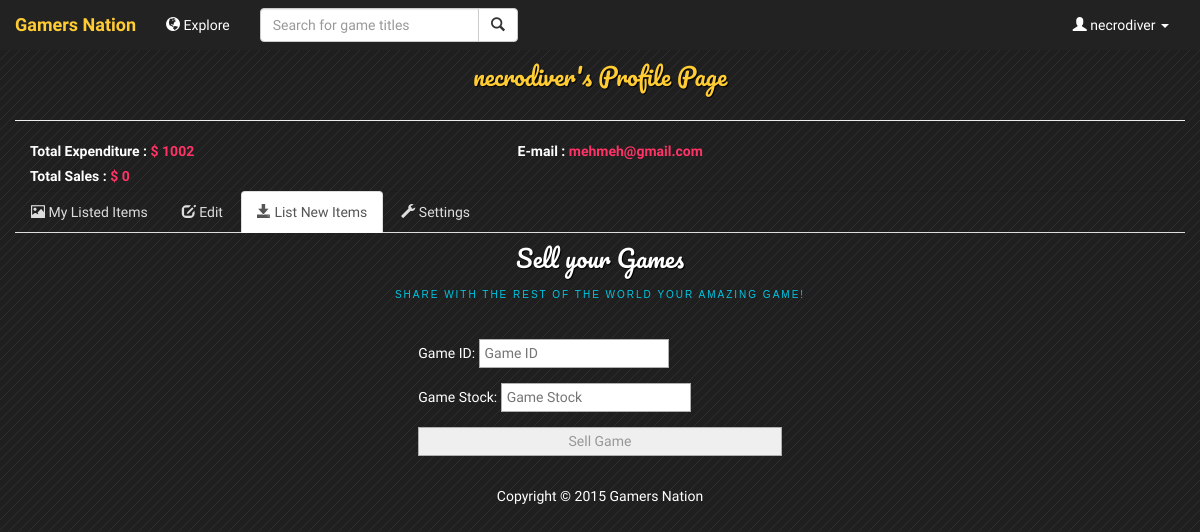
Screenshot of /userupload.php (signed in) with the database file from the repository.
### tables this page shows
CREATE TABLE `user` (
  `UserID` varchar(255) NOT NULL,
  `Hashed_Password` varchar(255) DEFAULT NULL,
  `Email` varchar(255) DEFAULT NULL,
  `Salt` varchar(255) DEFAULT NULL
);

CREATE TABLE `supplier` (
  `UserID` varchar(255) NOT NULL DEFAULT '',
  `Total_Sales` float DEFAULT NULL
);

CREATE TABLE `buyer` (
  `UserID` varchar(255) NOT NULL DEFAULT '',
  `Total_Expenditure` float DEFAULT NULL
);

### include/userdetail.inc.php (the view, shortened to what this page needs)
<?php
$username = $_SESSION['username'];
$email = "";
$sql = "SELECT * FROM user U, supplier S, buyer B
			WHERE U.UserID = S.UserID
			AND U.UserID = B.UserID
			AND U.UserID=\"" . $username . "\"";
if ($result = mysqli_query($connection, $sql))
{
    while ($row = mysqli_fetch_assoc($result))
	{
        $email = $row['Email'];
		$totalSales = $row['Total_Sales'];
		$totalExpenditure = $row['Total_Expenditure'];
    }
}
?>
<div class="page-header" style="margin-top: 4em;">
    <h1 style="color: #ffcc33;"><?php echo $username ?>'s Profile Page</h1>
</div>
<?php
if ((!empty($name)) || (!empty($email)) || (!empty($webpage)) || (!empty($about))) {
    ?>
    <div class = "panel-transparent">
        <div class = "panel-body">
            <ul class = "list-unstyled">
                <?php
                if (!empty($email))
				{
                    ?>
                    <li>
                        <label class="col-xs-6 col-md-5">Total Expenditure : <strong style="color: #ff3366;"><?php echo " \$  ".$totalSales ?></strong></label>
                    </li>
                    <li>
                        <label class="col-xs-6 col-md-5">E-mail : <strong style="color: #ff3366;"><?php echo $email ?></strong></label>
                    </li>
                    <li>
                        <label class="col-xs-6 col-md-5">Total Sales : <strong style="color: #ff3366;"><?php echo " \$  ".$totalExpenditure ?></strong></label>
                    </li>
                    <?php
                }
                ?>
            </ul>
            <br>
        </div>
    </div>
    <?php
}
?>

### css/main.css (style rules this page uses)
body { background:#1F1F1F url(../images/pattern.png) repeat top left; color:#fff; font-family: 'PT Sans Narrow', Arial, sans-serif; font-size:14px; }
h1 { margin:5px; font-size:24px; text-align:center; color:#fff; font-family:"Pacifico", Georgia, "Times New Roman", serif; text-shadow:1px 1px 1px #000; padding-bottom:10px; line-height:40px; }
.panel-transparent { background: none; -webkit-box-shadow: 0 1px 1px rgba(0, 0, 0, .05); box-shadow: 0 1px 1px rgba(0, 0, 0, .05); }
.panel-body { padding: 0; }

### rows the page displays
user: supplier.Total_Sales "1002", Email "mehmeh@gmail.com", buyer.Total_Expenditure "0"

### other values shown
$_SESSION['username'] "necrodiver"
$username "necrodiver"
